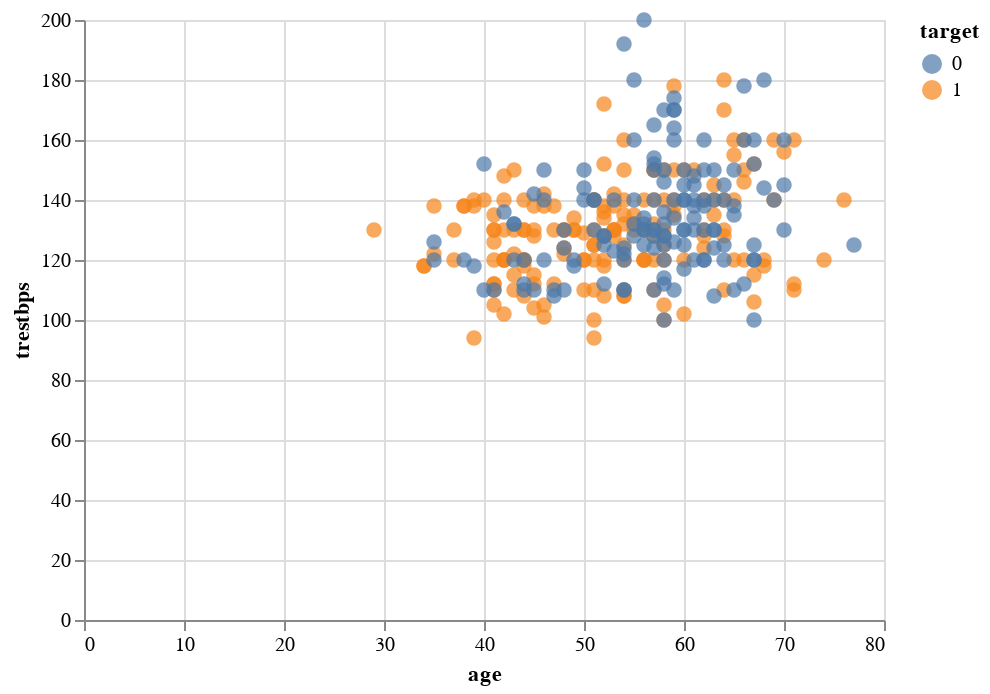

Write notebook code for a chart like this one.
### Code cell
alt.Chart(heart).mark_circle(size=60, opacity=0.7).encode(
              alt.X('age:Q'),
              alt.Y('trestbps:Q'),
              alt.Color('target:N')
)

### Figure 1 — Vega-Lite specification as saved in the notebook (floating-point values rounded to 4 significant figures; data arrays with more than 128 entries replaced by an {"elided": "..."} marker saying what was removed)
{"$schema": "https://vega.github.io/schema/vega-lite/v3.4.0.json", "config": {"mark": {"tooltip": null}, "view": {"height": 300, "width": 400}}, "data": {"name": "data-a24de27fcaca3464660850dd7c56a142"}, "datasets": {"data-a24de27fcaca3464660850dd7c56a142": {"elided": "303 records"}}, "encoding": {"color": {"field": "target", "type": "nominal"}, "x": {"field": "age", "type": "quantitative"}, "y": {"field": "trestbps", "type": "quantitative"}}, "mark": {"opacity": 0.7, "size": 60, "type": "circle"}}
